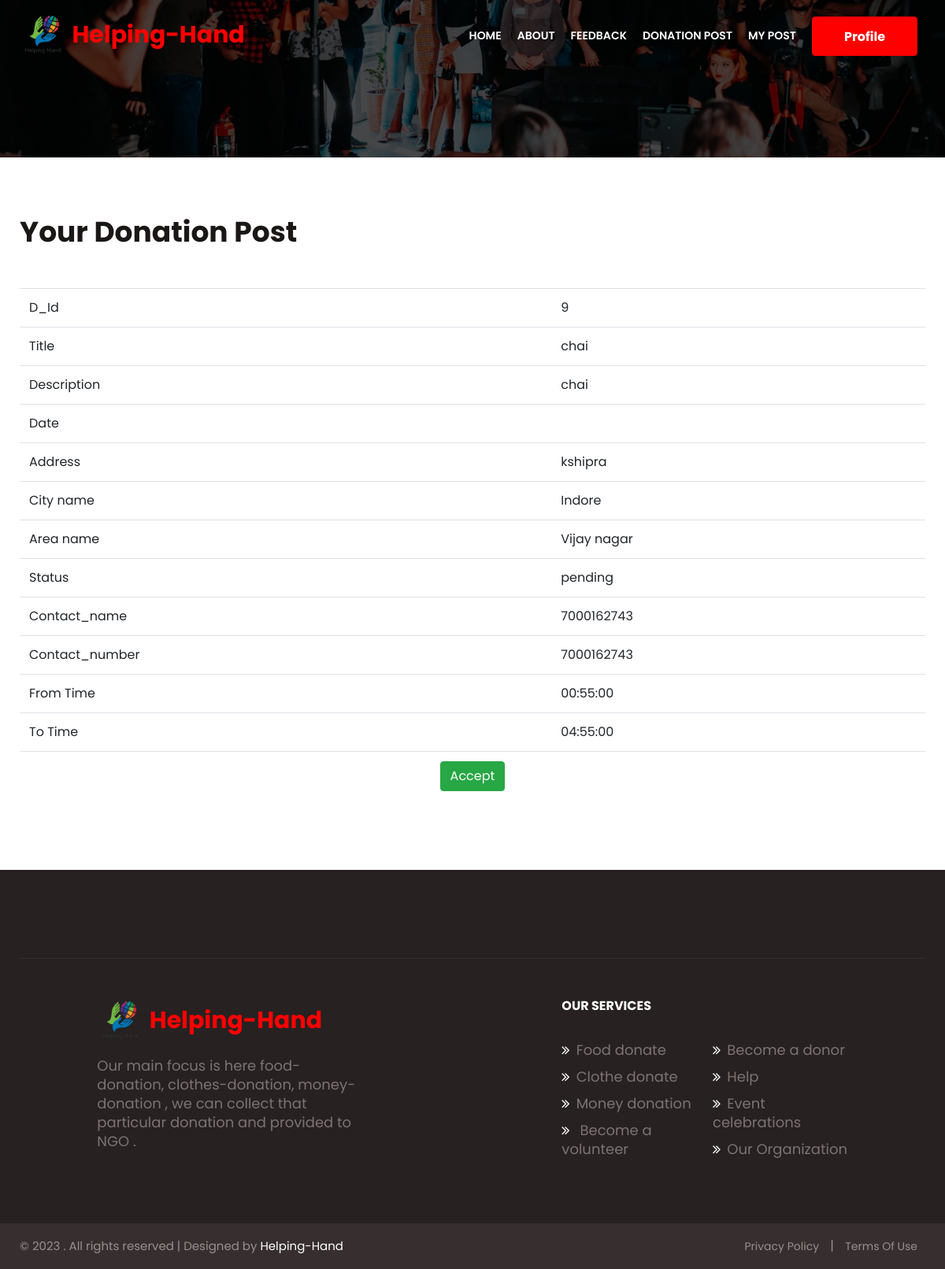
The page /user1/more_postdonation.php?moreid=9 (signed in) on the database its author committed.
### tables this page shows
CREATE TABLE `donation` (
  `d_id` int NOT NULL,
  `title` varchar(50) NOT NULL,
  `description` text NOT NULL,
  `cat_id` int NOT NULL,
  `donation_date` date NOT NULL,
  `address` text NOT NULL,
  `city_id` int NOT NULL,
  `area_id` int NOT NULL,
  `status` varchar(30) NOT NULL,
  `fromtime` time NOT NULL,
  `user_id` int NOT NULL,
  `contact_name` varchar(50) NOT NULL,
  `contact_number` bigint NOT NULL,
  `totime` time NOT NULL
);

CREATE TABLE `city` (
  `city_id` int NOT NULL,
  `city_name` varchar(20) NOT NULL,
  `state_id` int NOT NULL
);

CREATE TABLE `area` (
  `area_id` int NOT NULL,
  `area_name` varchar(20) NOT NULL,
  `city_id` int NOT NULL
);

### user1/more_postdonation.php (the view, shortened to what this page needs)
<?php
include 'common/connect.php';
$city = $obj->query("select donation.d_id,donation.title,donation.description,donation.address,donation.city_id,city.city_name from donation inner join city on donation.city_id = city.city_id");
$v_city = $city->fetch_object();
$area = $obj->query("select donation.d_id,donation.title,donation.description,donation.address,donation.area_id,.area.area_name from donation inner join area on donation.area_id = area.area_id");
$v_area = $area->fetch_object();
$id=$_GET['moreid'];
$result1 = $obj->query("select * from donation where d_id='$id'");
$row1 = $result1->fetch_object();
?>
<!doctype html>
<html lang="zxx">
  <head>
    <link rel="stylesheet" href="assets/css/style-starter.css">
  </head>
<body>
  <?php include 'common/header.php'; ?>
<div class="inner-banner">
</div>
  <section class="w3l-contact-11">
    <div class="form-41-mian py-5">
      <div class="container py-lg-4">
        <div class="row align-form-map">
          <div class="col-lg-12 form-inner-cont">
          <div class="title-content text-left">
            <h3 class="hny-title mb-lg-5 mb-4">Your Donation Post</h3>
          </div>
         <table class="table" align="center">
							<thead>
								<tr>
								  <td>D_Id</td>
								  <td><?php echo $row1->d_id; ?></td>
								</tr>
								<tr>
								  <td>Title</td>
								  <td><?php echo $row1->title; ?></td>
								</tr>
								<tr>
								  <td>Description</td>
								  <td><?php echo $row1->description; ?></td>
								</tr>
								<tr>
									<td>Date</td>
									<td><?php echo $row1->date; ?></td>
								</tr>
								<tr>
									<td>Address</td>
									<td><?php echo $row1->address; ?></td>
								</tr>
								<tr>
									<td>City name</td>
									<td><?php echo $v_city->city_name; ?></td>
								</tr>
								<tr>
									<td>Area name</td>
									<td><?php echo $v_area->area_name; ?></td>
								</tr>
								<tr>
									<td>Status</td>
									<td><?php echo $row1->status; ?></td>
								</tr>
								<tr>
									<td>Contact_name</td>
									<td><?php echo $row1->contact_name; ?></td>
								</tr>
								<tr>
									<td>Contact_number</td>
									<td><?php echo $row1->contact_number; ?></td>
								</tr>
								<tr>
									<td>From Time</td>
									<td><?php echo $row1->fromtime; ?></td>
								</tr>
								<tr>
									<td>To Time</td>
									<td><?php echo $row1->totime; ?></td>
								</tr>
								<tr>
									<td colspan="2" align="center">
										<a href="accept.php?delid=<?php echo $row1->d_id;?>"><button class="btn btn-success">Accept</button></a></td>
								</tr>
							</thead>
						</table>
        </div>
        </div>
      </div>
      </div>
    </section>
  <?php include 'common/footer.php'; ?>
</body>
</html>

### user1/common/header.php (shortened to what this page needs)
<header id="site-header" class="fixed-top">
		<div class="container">
			<nav class="navbar navbar-expand-lg navbar-dark stroke">
				<h1> <a class="navbar-brand" href="home.php">
            <img src="assets/images/logo1.png" alt="Your logo" title="Your logo" style="height:60px;" />
						 <span class="sub-logo">Helping-Hand</span>
					</a></h1>
				<div class="collapse navbar-collapse" id="navbarTogglerDemo02">
					<ul class="navbar-nav ml-auto">
						<li class="nav-item ">
							<a class="nav-link" href="home.php">Home <span class="sr-only"></span></a>
						</li>
						<li class="nav-item">
							<a class="nav-link" href="about.php">About</a>
						</li>
						<?php
							if(isset($_SESSION['user_id']))
							{
								?>
								<li class="nav-item">
									<a class="nav-link" href="event.php">Events</a>
								</li>
								<li class="nav-item">
									<a class="nav-link" href="feedback.php">Feedback</a>
								</li>
								<li class="nav-item">
									<a class="nav-link " href="donations.php">Donation</a>
								</li>
								<li class="nav-item ">
									<a class="nav-link donate btn btn-style" href="donate.php"><sub>Money-Donate</sub></a>
								</li>
								<li class="nav-item">
									<div class="profile_details">
									<ul>
										<li class="dropdown profile_details_drop">
											<a href="#" class="dropdown-toggle" data-toggle="dropdown" aria-expanded="false">
												<div class="profile_img">
													<span class="prfil-img"><button class="btn btn-style dropdown-toggle"  type="button" id="dropdownMenuButton1" data-bs-toggle="dropdown" aria-expanded="false">Profile</button> </span>
													<div class="clearfix"></div>
												</div>
											</a>
											<ul class="dropdown-menu drp-mnu">
												<li> <a class="dropdown-item" href="my_donation.php"><i class="fa fa-user"></i> My Donation</a> </li>
												<li> <a class="dropdown-item" href="my_money_donation.php"><i class="fa fa-user"></i> My Money-Donation</a> </li>
												<li> <a class="dropdown-item" href="m_profile.php"><i class="fa fa-suitcase"></i> Edit Profile</a> </li>
												<li> <a class="dropdown-item" href="read_event.php"><i class="fa fa-calendar"></i> My Events</a> </li>
												<li> <a class="dropdown-item" href="logout.php"><i class="fa fa-sign-out"></i> Logout</a> </li>
											</ul>
										</li>
									</ul>
								</div>
								</li>
								<?php
							}
								elseif (isset($_SESSION['volunteer_id'])) {
								 ?>
									<li class="nav-item">
									<a class="nav-link" href="volunteer_feedback.php">Feedback</a>
								</li>
									<li class="nav-item">
										<a class="nav-link" href="post_donation.php">Donation post</a>
									</li>
									<li class="nav-item">
										<a class="nav-link" href="my_post.php">My Post</a>
									</li>
									<li class="nav-item">
									<div class="profile_details">
									<ul>
										<li class="dropdown profile_details_drop">
											<a href="#" class="dropdown-toggle" data-toggle="dropdown" aria-expanded="false">
												<div class="profile_img">
													<span class="prfil-img"><button class="btn btn-style dropdown-toggle"  type="button" id="dropdownMenuButton1" data-bs-toggle="dropdown" aria-expanded="false">Profile</button> </span>
												</div>
											</a>
										</li>
									</ul>
								</div>
								</li>
								<?php
							}
							?>
					</ul>
				</div>
			</nav>
		</div>
	</header>

### user1/common/footer.php (shortened to what this page needs)
<footer class="w3l-footer-66">
		<section class="footer-inner-main">
			<div class="footer-hny-grids py-5">
				<div class="container py-lg-4">
					<div class="text-txt">
						<div class="right-side">
							<div class="row sub-columns">
								<div class="col-lg-4 col-md-6 sub-one-left pr-lg-4">
									<h2><a class="navbar-brand" href="index.php">
											<img src="assets/images/logo1.png" alt="Your logo" title="Your logo" style="height:60px;" />
											 <span class="sub-logo">Helping-Hand</span>
										</a></h2>
									<p class="pr-lg-4">Our main focus is here food-donation, clothes-donation, money-donation , we can collect that particular donation and provided to NGO .</p>
								</div>
								<div class="col-lg-4 col-md-6 sub-one-left">
									<h6>Our Services</h6>
									<div class="mid-footer-gd sub-two-right">
										<ul>
											<li><a href="donations.php"><span class="fa fa-angle-double-right mr-2"></span>Food donate</a>
											</li>
											<li><a href="donations.php"><span class="fa fa-angle-double-right mr-2"></span>Clothe donate</a>
											</li>
											<li><a href="donate.php"><span class="fa fa-angle-double-right mr-2"></span>Money donation</a>
											</li>
											<li><a href="register.php"><span class="fa fa-angle-double-right mr-2"></span>
													Become a volunteer</a>
											</li>
										</ul>
										<ul>
											<li><a href="register.php"><span
														class="fa fa-angle-double-right mr-2"></span>Become a donor</a>
											</li>
											<li><a href="contact.php"><span class="fa fa-angle-double-right mr-2"></span>Help
													</a>
											</li>
											<li><a href="event.php"><span
														class="fa fa-angle-double-right mr-2"></span>Event celebrations</a></li>
											<li><a href="home.php"><span class="fa fa-angle-double-right mr-2"></span>Our
													Organization</a>
											</li>
										</ul>
									</div>
								</div>
							</div>
						</div>
					</div>
				</div>
			</div>
			<div class="below-section">
				<div class="container">
					<div class="copyright-footer">
						<div class="columns text-lg-left">
							<p>© 2023 . All rights reserved | Designed by <a
									href="home.php">Helping-Hand</a></p>
						</div>
						<ul class="columns text-lg-right">
							<li><a href="#">Privacy Policy</a>
							</li>
							<li>|</li>
							<li><a href="#">Terms Of Use</a>
							</li>
						</ul>
					</div>
				</div>
			</div>
		</section>
	</footer>

### rows shown on the page
donation: d_id "9", title "chai", description "chai", address "kshipra", status "pending", contact_name "7000162743", contact_number "7000162743", fromtime "00:55:00", totime "04:55:00"
city: city_name "Indore"
area: area_name "Vijay nagar"
